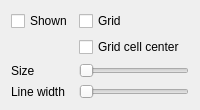
           <widget class="QWidget" name="tabDeformation">
            <attribute name="title">
             <string>Deformation</string>
            </attribute>
            <layout class="QFormLayout" name="formLayout_8">
             <item row="2" column="0">
              <widget class="QLabel" name="label_27">
               <property name="text">
                <string>Size</string>
               </property>
              </widget>
             </item>
             <item row="2" column="1">
              <widget class="QSlider" name="horizontalSliderDeformationSize">
               <property name="minimum">
                <number>0</number>
               </property>
               <property name="orientation">
                <enum>Qt::Horizontal</enum>
               </property>
              </widget>
             </item>
             <item row="3" column="0">
              <widget class="QLabel" name="label_29">
               <property name="text">
                <string>Line width</string>
               </property>
              </widget>
             </item>
             <item row="3" column="1">
              <widget class="QSlider" name="horizontalSliderDeformationLineWidth">
               <property name="value">
                <number>0</number>
               </property>
               <property name="orientation">
                <enum>Qt::Horizontal</enum>
               </property>
              </widget>
             </item>
             <item row="0" column="1">
              <widget class="QCheckBox" name="checkBoxDeformationGridShown">
               <property name="text">
                <string>Grid</string>
               </property>
              </widget>
             </item>
             <item row="0" column="0">
              <widget class="QCheckBox" name="checkBoxDeformationShown">
               <property name="text">
                <string>Shown</string>
               </property>
              </widget>
             </item>
             <item row="1" column="1">
              <widget class="QCheckBox" name="checkBoxDeformationGridCellCenterShown">
               <property name="text">
                <string>Grid cell center</string>
               </property>
              </widget>
             </item>
            </layout>
           </widget>
